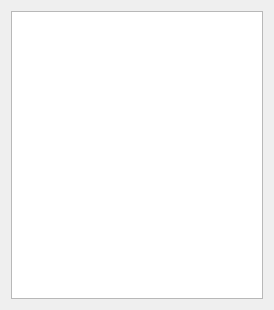
<?xml version="1.0" encoding="UTF-8"?>
<ui version="4.0">
 <class>Feature_Table_Widget</class>
 <widget class="QWidget" name="Feature_Table_Widget">
  <property name="geometry">
   <rect>
    <x>0</x>
    <y>0</y>
    <width>274</width>
    <height>310</height>
   </rect>
  </property>
  <property name="sizePolicy">
   <sizepolicy hsizetype="Preferred" vsizetype="Preferred">
    <horstretch>0</horstretch>
    <verstretch>0</verstretch>
   </sizepolicy>
  </property>
  <property name="maximumSize">
   <size>
    <width>16777215</width>
    <height>400</height>
   </size>
  </property>
  <property name="windowTitle">
   <string>Form</string>
  </property>
  <layout class="QVBoxLayout" name="verticalLayout">
   <item>
    <widget class="QTableWidget" name="available_features_table">
     <property name="sizePolicy">
      <sizepolicy hsizetype="Expanding" vsizetype="Expanding">
       <horstretch>1</horstretch>
       <verstretch>1</verstretch>
      </sizepolicy>
     </property>
     <property name="minimumSize">
      <size>
       <width>170</width>
       <height>150</height>
      </size>
     </property>
     <property name="maximumSize">
      <size>
       <width>16777215</width>
       <height>350</height>
      </size>
     </property>
     <property name="sizeAdjustPolicy">
      <enum>QAbstractScrollArea::SizeAdjustPolicy::AdjustIgnored</enum>
     </property>
     <property name="verticalScrollBarPolicy">
      <enum>Qt::ScrollBarPolicy::ScrollBarAsNeeded</enum>
     </property>
     <property name="horizontalScrollBarPolicy">
      <enum>Qt::ScrollBarPolicy::ScrollBarAlwaysOff</enum>
     </property>
     <property name="selectionMode">
      <enum>QAbstractItemView::SelectionMode::SingleSelection</enum>
     </property>
     <property name="selectionBehavior">
      <enum>QAbstractItemView::SelectionBehavior::SelectRows</enum>
     </property>
     <attribute name="horizontalHeaderDefaultSectionSize">
      <number>36</number>
     </attribute>
     <attribute name="horizontalHeaderStretchLastSection">
      <bool>true</bool>
     </attribute>
     <attribute name="verticalHeaderVisible">
      <bool>false</bool>
     </attribute>
     <attribute name="verticalHeaderMinimumSectionSize">
      <number>19</number>
     </attribute>
     <attribute name="verticalHeaderDefaultSectionSize">
      <number>19</number>
     </attribute>
     <attribute name="verticalHeaderStretchLastSection">
      <bool>false</bool>
     </attribute>
    </widget>
   </item>
  </layout>
 </widget>
 <resources/>
 <connections/>
</ui>
